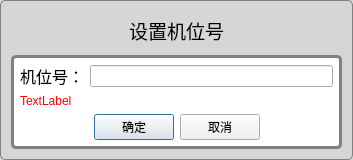
<?xml version="1.0" encoding="UTF-8"?>
<ui version="4.0">
 <class>Config</class>
 <widget class="QDialog" name="Config">
  <property name="geometry">
   <rect>
    <x>0</x>
    <y>0</y>
    <width>353</width>
    <height>160</height>
   </rect>
  </property>
  <property name="windowTitle">
   <string>设置</string>
  </property>
  <property name="styleSheet">
   <string notr="true">QWidget#Config
{
border: 1px solid gray;
border-radius:5px; 
padding: 0px 10px 0px 20px;
background:rgb(214, 214, 214)
}</string>
  </property>
  <layout class="QVBoxLayout" name="verticalLayout_2">
   <item alignment="Qt::AlignHCenter">
    <widget class="QLabel" name="label_2">
     <property name="font">
      <font>
       <family>Algerian</family>
       <pointsize>14</pointsize>
      </font>
     </property>
     <property name="text">
      <string>设置机位号</string>
     </property>
    </widget>
   </item>
   <item>
    <widget class="QWidget" name="mainw" native="true">
     <property name="styleSheet">
      <string notr="true">QWidget#mainw
{
border: 3px solid gray;
border-radius:5px; 
background:rgb(255, 255, 255);
padding: 0px 10px 0px 20px;
}</string>
     </property>
     <layout class="QVBoxLayout" name="verticalLayout">
      <item>
       <layout class="QHBoxLayout" name="horizontalLayout">
        <item>
         <widget class="QLabel" name="label_5">
          <property name="font">
           <font>
            <family>幼圆</family>
            <pointsize>12</pointsize>
           </font>
          </property>
          <property name="text">
           <string>机位号：</string>
          </property>
         </widget>
        </item>
        <item>
         <widget class="QLineEdit" name="lineEdit_3"/>
        </item>
       </layout>
      </item>
      <item>
       <widget class="QLabel" name="labmsg">
        <property name="styleSheet">
         <string notr="true">QLabel
{
	color:rgb(255, 0, 0);
}</string>
        </property>
        <property name="text">
         <string>TextLabel</string>
        </property>
       </widget>
      </item>
      <item>
       <layout class="QHBoxLayout" name="horizontalLayout_2">
        <item>
         <spacer name="horizontalSpacer">
          <property name="orientation">
           <enum>Qt::Horizontal</enum>
          </property>
          <property name="sizeHint" stdset="0">
           <size>
            <width>40</width>
            <height>20</height>
           </size>
          </property>
         </spacer>
        </item>
        <item>
         <widget class="QPushButton" name="pushButton">
          <property name="text">
           <string>确定</string>
          </property>
         </widget>
        </item>
        <item>
         <widget class="QPushButton" name="pushButton_2">
          <property name="text">
           <string>取消</string>
          </property>
         </widget>
        </item>
        <item>
         <spacer name="horizontalSpacer_2">
          <property name="orientation">
           <enum>Qt::Horizontal</enum>
          </property>
          <property name="sizeHint" stdset="0">
           <size>
            <width>40</width>
            <height>20</height>
           </size>
          </property>
         </spacer>
        </item>
       </layout>
      </item>
     </layout>
    </widget>
   </item>
  </layout>
 </widget>
 <resources/>
 <connections/>
</ui>
